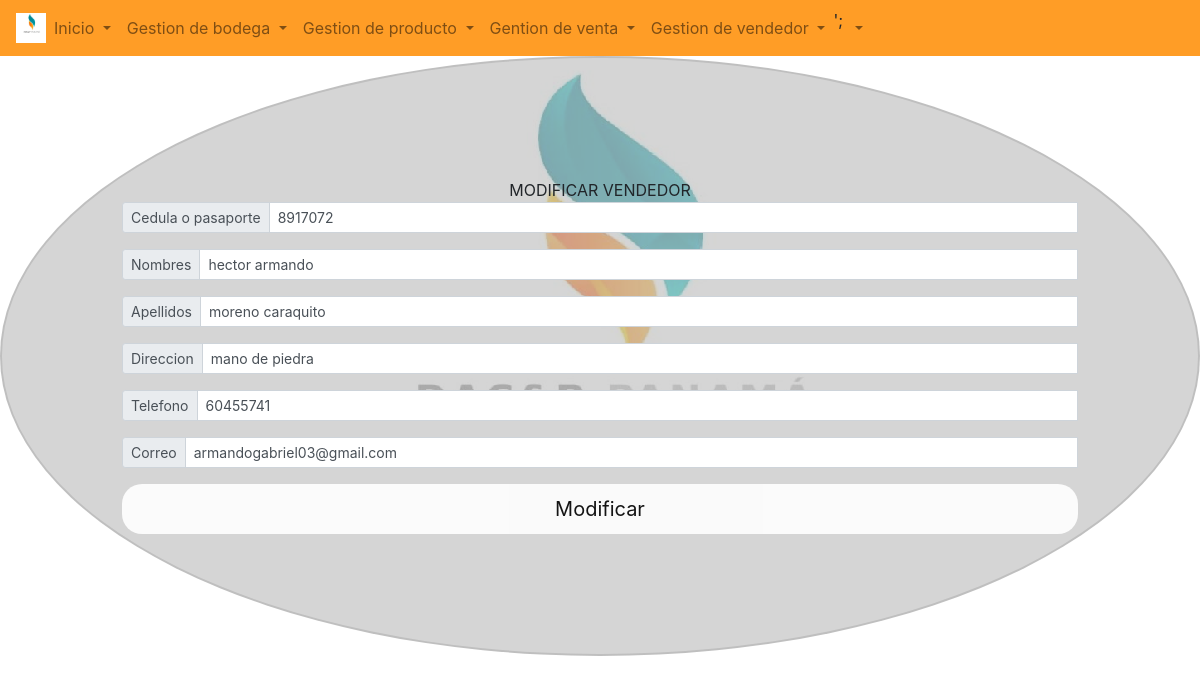
/form/form_modifica_vendedor.php?id_vendedor=8917072, run on the app's committed database.
### tables this page shows
CREATE TABLE `vendedor` (
  `id_vendedor` int(15) NOT NULL,
  `nom_vendedor` varchar(40) NOT NULL,
  `apelli_vendedor` varchar(40) NOT NULL,
  `tel_vendedor` int(12) NOT NULL,
  `dire_vendedor` varchar(100) NOT NULL,
  `correo_vendedor` varchar(100) NOT NULL,
  `causa_retiro` varchar(1000) DEFAULT NULL,
  `user_roll` int(2) NOT NULL,
  `id_estado` int(2) DEFAULT 1
);

### config/querys.php (called while the page is built, shortened)
 <?php
 function ObtenerVendedorEspeifico2($id){
     $sql = "SELECT * FROM vendedor
     WHERE id_vendedor = $id";
     return $sql;
 }
?>

### form/form_modifica_vendedor.php (the view, shortened to what this page needs)
<?php
include_once  '../Config/querys.php';
include "cabecera.php";
include "maqueta.php";
$id = $_GET['id_vendedor'];
$id_cone= conexion();
$Mostrar= ObtenerVendedorEspeifico2($id);
$sql= mysqli_query($id_cone,$Mostrar);
$fila = Mysqli_fetch_array($sql)
?>
<!DOCTYPE html>
<html lang="es">
<head>
  <link rel="stylesheet" href="../css/estiloslogin.css"/>
</head>
<body>
  <form method="POST" action="../program/program_modifica_vendedor.php" onsubmit="return ModificarVendedor()" class="needs-validation" novalidate>
      <div>MODIFICAR VENDEDOR</div>
      <div class="input-group input-group-sm mb-3">
        <div class="input-group-prepend">
          <span class="input-group-text" id="inputGroup-sizing-sm">Cedula o pasaporte</span>
        </div>
        <input type="text" name= "txt_id_vend" id="documento" maxlength="15" value="<?php echo  $fila ['id_vendedor'] ?>" onkeypress="return soloNumeros(event)" class="form-control" aria-label="Sizing example input" aria-describedby="inputGroup-sizing-sm" required>
      </div>
      <div class="input-group input-group-sm mb-3">
        <div class="input-group-prepend">
          <span class="input-group-text" id="inputGroup-sizing-sm">Nombres</span>
        </div>
        <input type="text" name= "txt_nom_vend" id="nombre" maxlength="40" VALUE="<?php echo $fila['nom_vendedor'] ?>" onkeypress="return soloLetras(event)" class="form-control" aria-label="Sizing example input" aria-describedby="inputGroup-sizing-sm" required>
      </div>
      <div class="input-group input-group-sm mb-3">
        <div class="input-group-prepend">
          <span class="input-group-text" id="inputGroup-sizing-sm">Apellidos</span>
        </div>
        <input type="text" name= "txt_ape_vend" id="apellido" rows="10" cols="48" maxlength="40" value="<?php echo $fila ['apelli_vendedor'] ?>" onkeypress="return soloLetras(event)" class="form-control" aria-label="Sizing example input" aria-describedby="inputGroup-sizing-sm" required>
      </div>
      <div class="input-group input-group-sm mb-3">
        <div class="input-group-prepend">
          <span class="input-group-text" id="inputGroup-sizing-sm">Direccion</span>
        </div>
        <input type="text" class="form-control" name= "txt_dir_vend" id="direccion" value="<?php echo $fila['dire_vendedor'] ?>" maxlength="100" aria-label="Sizing example input" aria-describedby="inputGroup-sizing-sm" required>
      </div>
      <div class="input-group input-group-sm mb-3">
        <div class="input-group-prepend">
          <span class="input-group-text" id="inputGroup-sizing-sm">Telefono</span>
        </div>
        <input type="text" name= "txt_tel_vend" id="telefono" maxlength="10" value="<?php echo $fila['tel_vendedor'];?>" onkeypress="return soloNumeros(event)" class="form-control" aria-label="Sizing example input" aria-describedby="inputGroup-sizing-sm" required>
      </div>
      <div class="input-group input-group-sm mb-3">
        <div class="input-group-prepend">
          <span class="input-group-text" id="inputGroup-sizing-sm">Correo</span>
        </div>
        <input type="text" name= "txt_cor_vend" id="correo" maxlength="100" value = "<?php echo $fila['correo_vendedor'];?>" class="form-control" aria-label="Sizing example input" aria-describedby="inputGroup-sizing-sm" required>
      </div>
          <input class="boton" type="submit" value="Modificar" id="Grabar">
  </form>
</body>
</html>

### css/estilosmaq.css (style rules this page uses)
body { background-repeat: no-repeat; background-image: url(../imagenes/logo.png); background-position: 50% -30%; overflow-x: hidden; }

### css/estiloslogin.css (style rules this page uses)
* { margin:0; padding:0; box-sizing:border-box; }
body { width: 100%; background:url(../imagenes/logo.png); background-repeat: no-repeat; background-position: center; }
form { border-radius:50%; margin-left: auto; margin-right: auto; width:100%; background:#c0c0c0a8; padding:10%; border:2px solid rgba(0,0,0,0.1); }
div { text-align:center; }
input { display:block; padding:10px; width:100%; margin-bottom:30px; font-size:20px; border:0; border-radius:100px; }
form .boton[type="submit"] { background-color:white; color:black; margin-bottom:0; border:0; opacity:0.9; cursor:pointer; border-radius:20px; margin-bottom:0; }

### data on the page
vendedor: txt_id_vend "8917072", txt_nom_vend "hector armando", txt_ape_vend "moreno caraquito", txt_dir_vend "mano de piedra", txt_tel_vend "60455741", txt_cor_vend "armandogabriel03@gmail.com"
